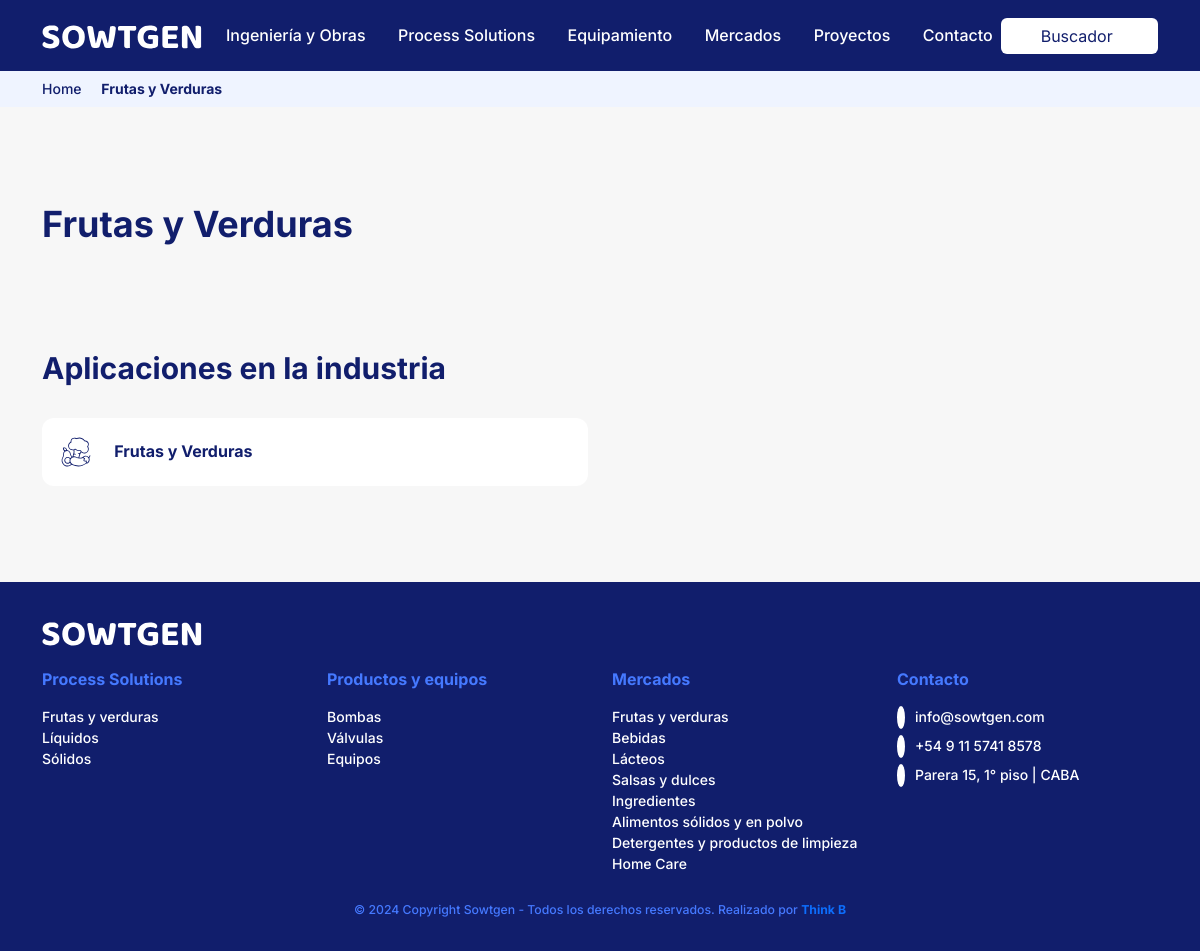
Screenshot of /process-solutions/frutas-y-verduras with the database file from the repository.
### tables this page shows
CREATE TABLE `process_solutions` (
  `id_process_solution` int(11) NOT NULL AUTO_INCREMENT,
  `titulo_process_solution` varchar(250) NOT NULL,
  `slug_process_solution` varchar(250) NOT NULL,
  `descripcion_corta_process_solution` varchar(500) NOT NULL,
  `foto_process_solution` varchar(500) NOT NULL,
  PRIMARY KEY (`id_process_solution`)
);

CREATE TABLE `industrias` (
  `id_industria` int(11) NOT NULL AUTO_INCREMENT,
  `titulo_industria` varchar(250) NOT NULL,
  `slug_industria` varchar(250) NOT NULL,
  `descripcion_corta_industria` varchar(500) NOT NULL,
  `foto_chica_industria` varchar(500) NOT NULL,
  `descripcion_industria` text NOT NULL,
  `foto_grande_industria` varchar(500) NOT NULL,
  `id_mercado` int(11) NOT NULL,
  `id_process_solution` int(11) NOT NULL,
  `icono_industria` varchar(500) NOT NULL,
  PRIMARY KEY (`id_industria`),
  KEY `fk_mercados_idx` (`id_mercado`),
  KEY `fk_process_solutions_idx` (`id_process_solution`),
  CONSTRAINT `fk_mercados` FOREIGN KEY (`id_mercado`) REFERENCES `mercados` (`id_mercado`) ON DELETE NO ACTION ON UPDATE NO ACTION,
  CONSTRAINT `fk_process_solutions` FOREIGN KEY (`id_process_solution`) REFERENCES `process_solutions` (`id_process_solution`) ON DELETE NO ACTION ON UPDATE NO ACTION
);

CREATE TABLE `paginas` (
  `id_pagina` int(11) NOT NULL AUTO_INCREMENT,
  `titulo_pagina` varchar(250) NOT NULL,
  `slug_pagina` varchar(250) NOT NULL,
  `descripcion_pagina` varchar(500) NOT NULL,
  PRIMARY KEY (`id_pagina`)
);

### controlador/controlador-process-solutions.php (called while the page is built, shortened)
<?php
require_once 'persistencia/persistencia_mysql.php';
function cargarProcessSolution($slug)
{
    $campos     = "*";
    $tabla      = "process_solutions";
    $criterio = "WHERE slug_process_solution = '" . $slug . "' LIMIT 1";
    $consulta   = obtenerPedido($campos, $tabla, $criterio);
    $retorno    = !empty($consulta) ? $consulta[0] : array();
    return $retorno;
}
function cargarProcessSolutions()
{
    $campos     = "*";
    $tabla      = "process_solutions";
    $criterio = " ORDER BY id_process_solution ASC";
    $consulta   = obtenerPedido($campos, $tabla, $criterio);
    $retorno    = !empty($consulta) ? $consulta : array();
    return $retorno;
}
?>

### persistencia/mySqlDb.php (called while the page is built, shortened)
<?php
function conectarDB()
{
    $_serverHost = SERVER_HOST_DB;
    $_userName = USER_NAME_DB;
    $_password = PASSWORD_DB;
    $_schema = SCHEMA_DB;
    $_char_set = CHAR_SET;
    $retorno = false;
    $conn = @mysqli_connect($_serverHost, $_userName ,$_password);
    if($conn == false)
    {
        $retorno = false;
    }
    else
    {
        $esquema = mysqli_select_db($conn, $_schema);
        if($esquema == false)
        {
            $retorno = false;
        }
        else
        {
            mysqli_set_charset($conn,$_char_set);
            $retorno = $conn;
        }
    }
    return $retorno;
}
function desconectarDB($conn)
{
    $retorno = false;
    if(mysqli_close($conn) == false)
    {
        $retorno = false;
    }
    else
    {
        $retorno = true;
    }
    return $retorno;
}
function ejecutarConsulta($query)
{
    $retorno = false;
    $conn = conectarDB();
    if($conn != false)
    {
        $resultado  = mysqli_query($conn,$query);
        if($resultado == false)
        {
           $retorno = false;
        }
        else
        {
            $retorno = $resultado;
        }
    }
    else
    {
        $retorno = false;
    }
    return $retorno;
}
function obtenerArray($resultado)
{
    $retorno = false;
    if($resultado != false)
    {
        $temp = mysqli_fetch_array($resultado);
        if($temp != false)
        {
            $filas 	= array();
            $indice	= 0;
            while($temp)
            {
                    $filas[$indice]	= $temp;
                    $temp = mysqli_fetch_array($resultado);
                    $indice++;
            }
            try
            {
                $retorno	= array();
                $indice     = 0;
                foreach($filas as $fila)
                {
					foreach($fila as $key => $val) {
						$retorno[$indice][$key] = $val;
					}
                    $indice++;
                }
            }catch(Exception $e)
            {
            }
        }
        else
        {
            $retorno = false;
        }
    }
    else
    {
        $retorno = false;
    }
    return $retorno;
}
?>

### persistencia/persistencia_mysql.php (called while the page is built, shortened)
<?php
require_once 'mySqlDb.php';
function obtenerPedido($campos, $tabla, $criterio = "", $inicio = -1, $tamanio = 0, $ordenarPor = "")
{
    $retorno = false;
    $query = "SELECT ".$campos." FROM ".$tabla." ".$criterio." ".$ordenarPor;
    $resultado  = ejecutarConsulta($query);
    $aux        = obtenerArray($resultado);
    if($aux != false)
    {
        $retorno = $aux;
    }
    else
    {
        $retorno = false;
    }
    return $retorno;
}
?>

### controlador/controlador-industrias.php (called while the page is built, shortened)
<?php
require_once 'persistencia/persistencia_mysql.php';
function cargarIndustriasProcessSolutions($id_process_solution)
{
    $campos     = "*";
    $tabla      = "industrias";
    $criterio = "WHERE id_process_solution = '" . $id_process_solution . "' ORDER BY id_industria ASC";
    $consulta   = obtenerPedido($campos, $tabla, $criterio);
    $retorno    = !empty($consulta) ? $consulta : array();
    return $retorno;
}
?>

### controlador/controlador-paginas.php (called while the page is built, shortened)
<?php
require_once 'persistencia/persistencia_mysql.php';
function cargarPagina($slug)
{
    $campos     = "*";
    $tabla      = "paginas";
    $criterio = "WHERE slug_pagina = '" . $slug . "' LIMIT 1";
    $consulta   = obtenerPedido($campos, $tabla, $criterio);
    $retorno    = !empty($consulta) ? $consulta[0] : array();
    return $retorno;
}
?>

### plantillas/plantilla-process-solutions.php (the view, shortened to what this page needs)
<?php
$processSolution = cargarProcessSolution($param);
$processSolutions = cargarProcessSolutions();
$paginaIndustria = cargarPagina('industrias');
$industrias = cargarIndustriasProcessSolutions($processSolution['id_process_solution']);
$title = $processSolution['titulo_process_solution'];
include_once 'header.php';
?>
<main class="flex-shrink-0">
  <section id="breadcrumbs">
    <div class="container">
      <div class="row">
        <div class="col my-2">
        <?php include_once 'breadcrumbs.php';?>
        </div>
      </div>
    </div>
  </section>
  <section class="py-5 py-lg-6">
    <div class="container">
      <div class="row">
        <div class="col">
          <h1><?php echo $title; ?></h1>
        </div>
      </div>
    </div>
  </section>
  <section class="pb-5 pb-lg-6">
    <div class="container">
    <div class="row">
        <div class="col">
          <h2>Aplicaciones en la industria</h2>
        </div>
      </div>
      <div class="row gy-4">
        <?php
          if(!empty($industrias)){
            if(isset($industrias)){
              foreach($industrias as $industria){
                echo '  <div class="col-12 col-lg-6 col-xxl-3">
                            <a href="'.BASE_PATH.'/'.$paginaIndustria['slug_pagina'].'/'.$industria['slug_industria'].'" class="white-box">
                              <img src="'.BASE_PATH.'/img/'.$paginaIndustria['slug_pagina'].'/'.$industria['slug_industria'].'/'.$industria['icono_industria'].'" alt="'.$industria['titulo_industria'].'" title="'.$industria['titulo_industria'].'" class="ms-3 my-3">
                              <h6 class="d-inline-block m-3">'.$industria['titulo_industria'].'</h6>
                            </a>
                        </div>';
              }
            }
          }
        ?>
      </div>
    </div>
  </section>
</main>

### index.php (shortened to what this page needs)
<?php
$url = isset($_GET['url']) ? $_GET['url'] : '/';
$routes = array(
  '' => 'pagina-principal.php',
  'ingenieria-y-obras' => 'ingenieria-y-obras.php',
  'process-solutions' => 'process-solutions.php',
  'mercados' => 'mercados.php',
  'productos' => 'productos.php',
  'ingenieria-y-obras/' => 'plantillas/plantilla-ingenieria-y-obras.php',
  'process-solutions/' => 'plantillas/plantilla-process-solutions.php',
  'mercados/' => 'plantillas/plantilla-mercados.php',
  'industrias/' => 'plantillas/plantilla-industrias.php',
  'equipos/' => 'plantillas/plantilla-maquinas.php',
);
require_once 'controlador/controlador-paginas.php';
require_once 'controlador/controlador-process-solutions.php';
require_once 'controlador/controlador-industrias.php';
if (array_key_exists($url, $routes)){
  include_once $routes[$url];
}
else{
  foreach($routes as $key => $value)
  {
    $urlArray = explode('/', $url);
    if(count($urlArray) > 1) {
      $param = $urlArray[count($urlArray) - 1];
      array_pop($urlArray);
      $base = implode('/', $urlArray).'/';
      if(stristr($key, $base) !== false) {
        include_once $routes[$base];
      }
    }
  }
}
include_once 'footer.php';

### breadcrumbs.php (shortened to what this page needs)
<?php
    echo '<a href="/">Home</a>';
    echo ' <i class="las la-angle-right mx-2"></i> <strong>' . $title . '</strong>';
?>

### css/styles.css (style rules this page uses)
body { color: #111E6C; background-color: #F7F7F7; font-family: "Inter", sans-serif; font-weight: 500; }
main { margin-top: 70px; }
.h1, .h2, .h3, .h4, .h5, .h6, h1, h2, h3, h4, h5, h6 { font-weight: 700; margin-bottom: 2rem; }
.h1, h1 { font-size: 36px; }
.h2, h2 { font-size: 30px; }
*::placeholder { color: #111E6C !important; }
@media (min-width: 992px) { .py-lg-6 { padding-top: 6rem !important; padding-bottom: 6rem !important; } }
@media (min-width: 992px) { .pb-lg-6 { padding-bottom: 6rem !important; } }
section { position: relative; }
#breadcrumbs { background-color: #EFF4FF; font-size: 14px; }
#breadcrumbs a { color: #111E6C; text-decoration: none; }
.white-box { display: block; height: 100%; background-color: white; border-radius: 12px; overflow: hidden; color: #111E6C; text-decoration: none; }

### rows the page displays
process_solutions: titulo_process_solution "Frutas y Verduras"
industrias: slug_industria+icono_industria (picture), titulo_industria "Frutas y Verduras"
